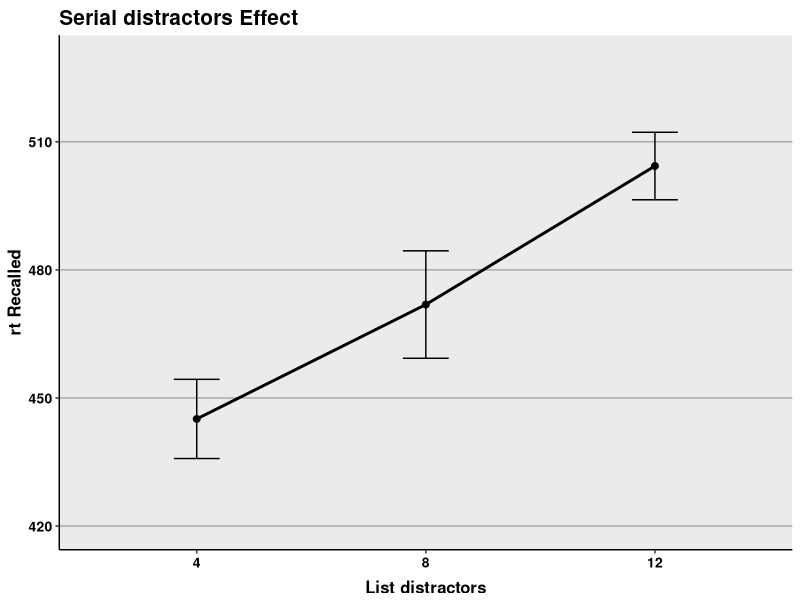
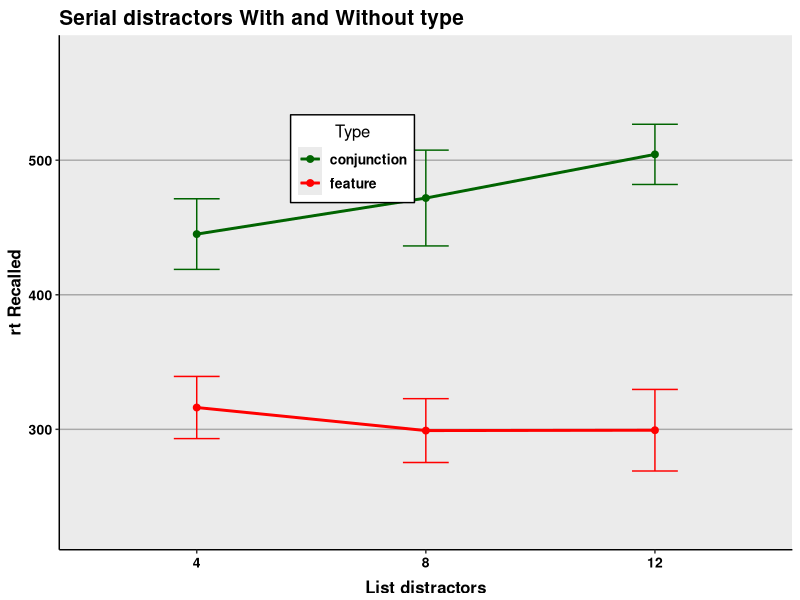
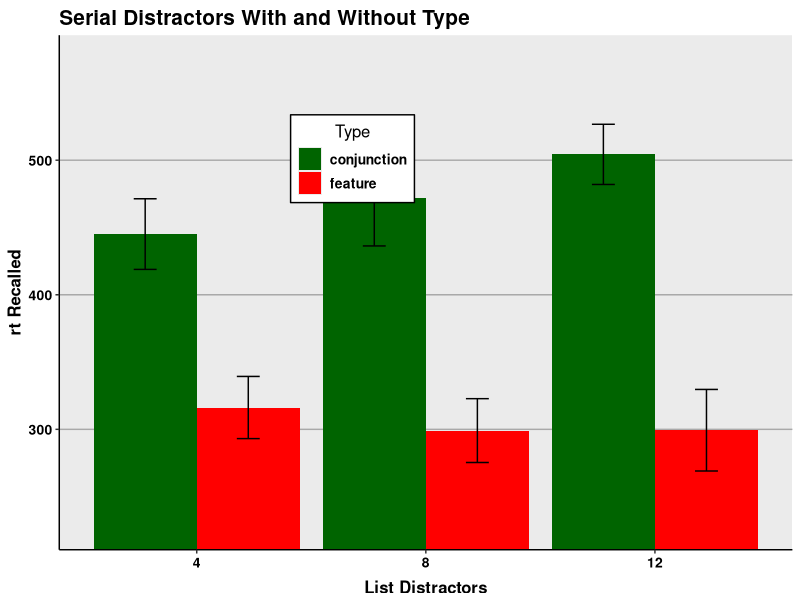

The R source for these figures, in order:
## ---- chunk 1
library(ggplot2)
library(gplots)
library(dplyr)
## ---- chunk 2
dat<-read.csv("homework6.csv")
## ---- chunk 3
str(dat)
## ---- chunk 4
dat$distractors<-as.factor(dat$distractors)
dat$subject<-as.factor(dat$subject)
dat$subject2<-as.factor(dat$subject2)
## ---- chunk 5
temp<-dat[dat$type=="conjunction",]
## ---- chunk 6
summary(aov(rt~distractors, data=temp))
## ---- chunk 7

temp<-temp%>%group_by(distractors)%>%
  summarize(means=mean(rt),
            sems=sd(rt)/sqrt(length(rt)))

f<-ggplot(temp, aes(x=as.factor(distractors),
                    y=means,
                    group=1))+
  geom_line(size=1)+
  geom_point(size=2)+
  geom_errorbar(aes(ymax=means+sems,
                    ymin=means-sems),
                width=.2)+
  ggtitle("Serial distractors Effect")+
  labs(x="List distractors",y="rt Recalled")+
  theme(plot.title=element_text(size=15,face="bold",vjust=.5))+
  theme(axis.title.x=element_text(size=12,face="bold",vjust=-.25))+
  theme(axis.title.y=element_text(size=12,face="bold",vjust=1))+
  theme(axis.text.x=element_text(size=10,face="bold",color="black"))+
  theme(axis.text.y=element_text(size=10,face="bold",color="black"))+
  coord_cartesian(ylim=c(min(temp$means)-2*max(temp$sems),
                         max(temp$means)+2*max(temp$sems)))+
  theme(panel.border=element_blank(),axis.line=element_line())+
  theme(panel.grid.major.x=element_blank())+
  theme(panel.grid.major.y=element_line(color="darkgrey"))+
  theme(panel.grid.minor.y=element_blank())
f
## ---- chunk 8
temp<-dat[dat$type=="conjunction",]
## ---- chunk 9
summary(aov(rt~distractors+
              Error(subject/distractors),data=temp))
## ---- chunk 10
summary(aov(rt~distractors*type, data=dat))
## ---- chunk 11
temp<-dat%>%group_by(distractors,type)%>%
  summarize(means=mean(rt),
            sems=sd(rt)/sqrt(length(n)))
## ---- chunk 12
f<-ggplot(temp, aes(x=distractors,
                    y=means,
                    group=type,
                    color=type))+
  geom_line(size=1)+
  geom_point(size=2)+
  scale_color_manual(values=c("darkgreen","red"),
                     name="Type",
                     breaks=c("conjunction","feature"),
                     labels=c("conjunction", "feature"))+
  geom_errorbar(aes(ymax=means+sems, ymin=means-sems),width=.2)+
  ggtitle("Serial distractors With and Without type")+
  labs(x="List distractors",y="rt Recalled")+
  theme(plot.title=element_text(size=15,face="bold",vjust=.5))+
  theme(axis.title.x=element_text(size=12,face="bold",vjust=-.25))+
  theme(axis.title.y=element_text(size=12,face="bold",vjust=1))+
  theme(axis.text.x=element_text(size=10,face="bold",color="black"))+
  theme(axis.text.y=element_text(size=10,face="bold",color="black"))+
  coord_cartesian(ylim=c(min(temp$means)-2*max(temp$sems),
                         max(temp$means)+2*max(temp$sems)))+
  theme(panel.border=element_blank(),axis.line=element_line())+
  theme(panel.grid.major.x=element_blank())+
  theme(panel.grid.major.y=element_line(color="darkgrey"))+
  theme(panel.grid.minor.y=element_blank())+
  theme(legend.position=c(.4,.76))+
  theme(legend.background=element_blank())+
  theme(legend.background=element_rect(color="black"))+
  theme(legend.title=element_blank())+
  theme(legend.title=element_text(size=12))+
  theme(legend.title.align=.5)+
  theme(legend.text=element_text(size=10,face="bold"))
f

f<-ggplot(temp, aes(x=distractors,
                    y=means,
                    fill=type))+
  geom_bar(stat="identity",position=position_dodge())+
  scale_fill_manual(values=c("darkgreen","red"),
                     name="Type",
                     breaks=c("conjunction","feature"),
                     labels=c("conjunction", "feature"))+
  geom_errorbar(aes(ymax=means+sems,
                    ymin=means-sems),
                width=.2,
                position=position_dodge(.9))+
  ggtitle("Serial Distractors With and Without Type")+
  labs(x="List Distractors",y="rt Recalled")+
  theme(plot.title=element_text(size=15,face="bold",vjust=.5))+
  theme(axis.title.x=element_text(size=12,face="bold",vjust=-.25))+
  theme(axis.title.y=element_text(size=12,face="bold",vjust=1))+
  theme(axis.text.x=element_text(size=10,face="bold",color="black"))+
  theme(axis.text.y=element_text(size=10,face="bold",color="black"))+
  coord_cartesian(ylim=c(min(temp$means)-2*max(temp$sems),
                         max(temp$means)+2*max(temp$sems)))+
  theme(panel.border=element_blank(),axis.line=element_line())+
  theme(panel.grid.major.x=element_blank())+
  theme(panel.grid.major.y=element_line(color="darkgrey"))+
  theme(panel.grid.minor.y=element_blank())+
  theme(legend.position=c(.4,.76))+
  theme(legend.background=element_blank())+
  theme(legend.background=element_rect(color="black"))+
  theme(legend.title=element_blank())+
  theme(legend.title=element_text(size=12))+
  theme(legend.title.align=.5)+
  theme(legend.text=element_text(size=10,face="bold"))
f
## ---- chunk 13
summary(aov(rt~distractors*type+
              Error(subject/(distractors*type)),
                    data=dat))
## ---- chunk 14
summary(aov(rt~distractors*type+
              Error(subject2/distractors),
            data=dat))
